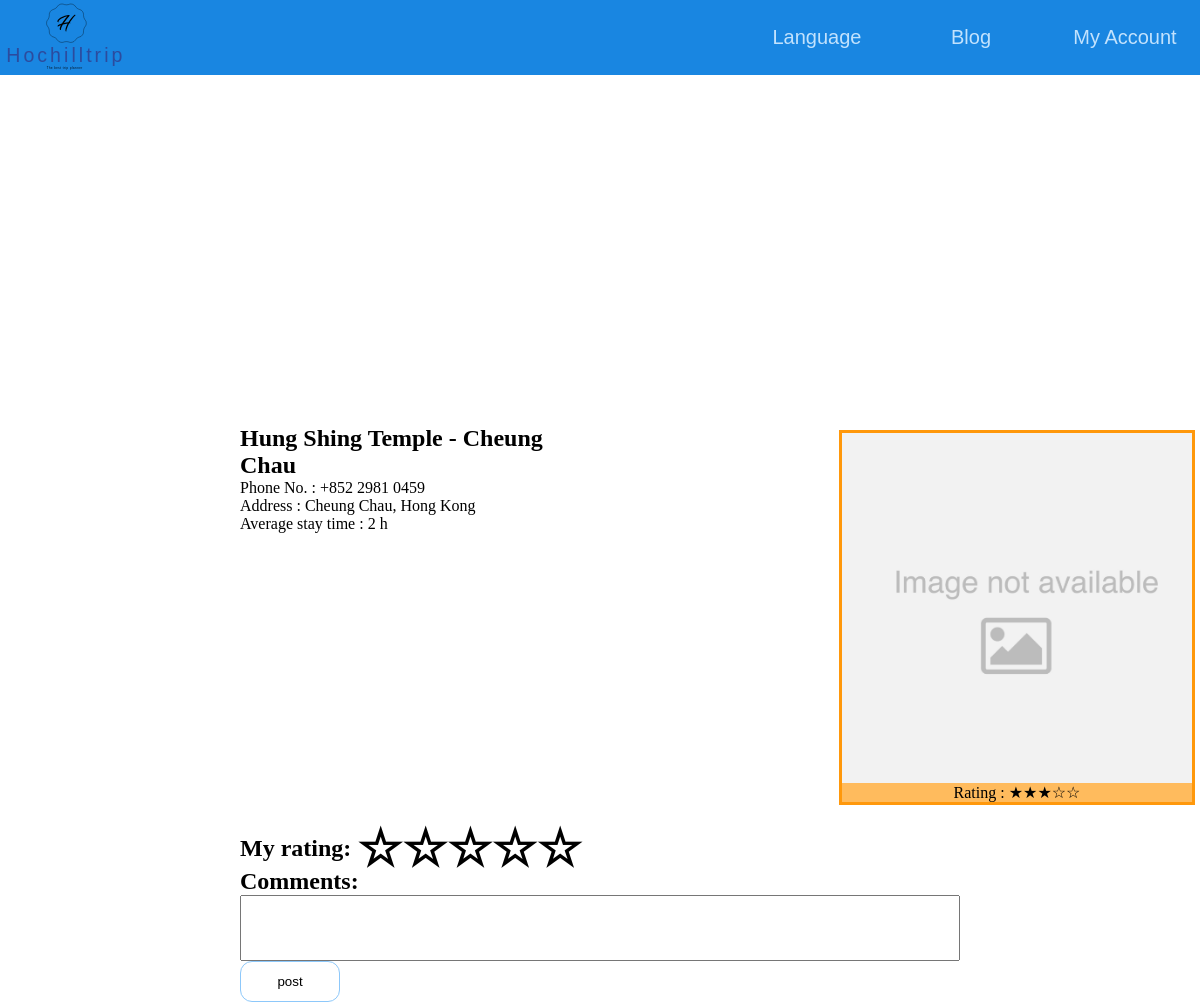
The app's page /place?id=25 (signed in) with its own data.
### tables this page shows
CREATE TABLE `attraction` (
  `attractionID` int(11) NOT NULL,
  `googleId` varchar(128) NOT NULL,
  `name` varchar(256) NOT NULL,
  `lat` decimal(10,7) NOT NULL,
  `lon` decimal(10,7) NOT NULL,
  `img` mediumtext DEFAULT NULL,
  `phone` varchar(16) DEFAULT NULL,
  `address` varchar(512) DEFAULT NULL,
  `businessHour` varchar(16) DEFAULT NULL,
  `rating` float DEFAULT NULL,
  `countryID` int(11) NOT NULL,
  `duration` int(11) DEFAULT NULL
);

### place_text.php (called while the page is built, shortened)
<?php
    if (isset($required)) {
        if ($_SESSION["lang"] == "EN") {
            $place_text["notFound"]="Place not found";
            $place_text["phone"] = "Phone No.";
            $place_text["address"] = "Address";
            $place_text["businessHour"] = "Business Hour";
            $place_text["averagetime"] = "Average stay time";
            $place_text["post"] = "post";
            $place_text["comments"] = "Comments";
            $place_text["rating"] = "Rating";
            $place_text["page"] = "page";
            $place_text["nodisplaynamemsg"] = "page";
            $place_text["myrating"] = "My rating";
        } else if ($_SESSION["lang"] == "ZH") {
            $place_text["notFound"]="此地方不存在";
            $place_text["phone"] = "Phone No.";
            $place_text["address"] = "地址";
            $place_text["businessHour"] = "營業時間";
            $place_text["averagetime"] = "平均逗留時間";
            $place_text["comments"] = "留言";
            $place_text["post"] = "發布";
            $place_text["rating"] = "評分";
            $place_text["page"] = "頁";
            $place_text["nodisplaynamemsg"] = "page";
            $place_text["myrating"] = "我的評分";
        }
    }
?>

### api_key.php (called while the page is built, shortened)
<?php
if ($required !=1) {
    require("404.php");
} else {
    $googleapi="AIzaSyDog7hXlhQFMMuvI4PWVeMnhG_R_v8oFsk";
}
?>

### place.php (the view, shortened to what this page needs)
<?php
    if (!(isset($_GET["id"]) xor isset($_GET["gid"]))) {
?>
        <script>
            window.location.replace('home');
        </script>
<?php
    } else {
        $required=1;
        require("api_key.php");
        require("html_start.php");
        require("database.php");
        require("place_text.php");
        if (isset($_GET["id"])) {
            $sql = "select attractionID from attraction where attractionID = ".$_GET["id"];
            $result = $conn->query($sql);
            if ($result->num_rows == 0) {
                echo "<h2>".$place_text["notFound"]."!</h2>";
            } else {
?>
                <div id="place_flex">
                    <div id="place_map_container">
                        <div id="place_map"></div>
                    </div>
                    <div id="place_detail">
<?php
                        $sql = "select name,phone,address,businessHour,duration,lat,lon from attraction where attractionID = ".$_GET["id"];
                        $result = $conn->query($sql);
                        if ($result->num_rows > 0) {
                            if ($row = $result->fetch_assoc()) {
                                if ($row["duration"]!=null) {
                                    $duration = (floor($row["duration"]/60/60)==0)?"":(floor($row["duration"]/60/60))." h ";
                                    $duration .= (ceil(($row["duration"] % 3600)/60)  == 0)?"":(ceil(($row["duration"] % 3600)/60))." min";
                                }
                                echo "
                                    <h2>".$row["name"]."</h2>
                                    ".(($row["phone"]==null)?"":$place_text["phone"]." : ".$row["phone"]."<br>")."
                                    ".(($row["address"]==null)?"":$place_text["address"]." : ".$row["address"]."<br>")."
                                    ".(($row["businessHour"]==null)?"":$place_text["businessHour"]." : ".$row["businessHour"]."<br>")."
                                    ".(($row["duration"]==null)?"":$place_text["averagetime"]." : ".$duration."<br>")."
                                ";
                            }
                        }
?>
                    </div>
                    <div id="place_ratebox"><div id="place_ratebox_container">
<?php
                        $sql = "select img,rating from attraction where attractionID = ".$_GET["id"];
                        $result = $conn->query($sql);
                        if ($result->num_rows > 0) {
                            if ($row = $result->fetch_assoc()) {
                                if ($row["img"]!=null) {
                                    $img = 'https://maps.googleapis.com/maps/api/place/photo?maxwidth=400&photoreference='.$row["img"].'&key='.$googleapi;
                                } else {
                                    $img = "imgs/noimg.png";
                                }
                                $google_rating = $row["rating"];
                                echo '<img src="'.$img.'"><br>';
                            }
                        }
                        $sql = "select AVG(rating) as rating from userrate_attraction where attractionID = ".$_GET["id"];
                        $result = $conn->query($sql);
                        if ($result->num_rows > 0) {
                            if ($row = $result->fetch_assoc()) {
                                $user_rating = $row["rating"];
                            }
                        }
                        if ($google_rating == null && $user_rating == null) {
                            $rating = null;
                        } else if ($google_rating == null) {
                            $rating = $user_rating;
                        } else if ($user_rating == null) {
                            $rating = $google_rating;
                        } else {
                            $rating = $google_rating*0.7+$user_rating*0.3;
                        }
                        echo $place_text["rating"]." : ";
                        if ($rating == null) {
                            echo "-";
                        } else {
                            for ($i = 1; $i<=$rating; $i++) {
                                echo "★";
                            }
                            for ($i = 5;$i>$rating;$i--){
                                echo "☆";
                            }
                        }
?>
                    </div></div>
                    <div id="place_commentSection">
                        <h2><?php echo $place_text["myrating"];?>:
<?php
                            $sql = "select rating from userrate_attraction where attractionID = ".$_GET["id"]." and userid = ".$_SESSION["userid"];
                            $result = $conn->query($sql);
                            if ($result->num_rows > 0) {
                                if ($row = $result->fetch_assoc()) {
                                    $myrating = $row["rating"];
                                }
                            } else {
                                $myrating = 0;
                            }
                            for ($i = $myrating+1;$i<=5;$i++){
                                echo '<span class="rating" val="'.$i.'">☆</span>';
                            }
?>
                        </h2>
                        <h2><?php echo $place_text["comments"];?>:</h2>
<?php
                        if (isset($_SESSION["userid"])) {
                            $sql = "select userid from user where userID = ".$_SESSION["userid"];
                            $result = $conn->query($sql);
                            if ($result->num_rows > 0) {
                                if ($row = $result->fetch_assoc()) {
                                    echo "
                                        <textarea id='command_input' rows='4'></textarea>
                                        <button  style='width: 100px' id='post_comment'>".$place_text["post"]."</button>
                                        <script>
                                            function autoResize() {
                                                this.style.height = 'auto';
                                                this.style.height = this.scrollHeight + 'px';
                                            }
                                            textarea = document.querySelector('#command_input');
                                            textarea.addEventListener('input', autoResize, false);
                                        </script>
                                    ";
?>
<?php
                                }
                            }
                        }
?>
                    </div>
                </div>
<?php
            }
        }
        require("html_end.php");
    }
?>

### css/style.css (style rules this page uses)
h2 { word-break: break-word; }
body { margin: 0; overflow-y: hidden; overflow-x: auto; width: 100%; height: 100%; background-color: #a8e3ff; min-width:590; }
div { box-sizing: border-box; }
input, button { outline: none; }
button { cursor: pointer; }
#login form button,#login_switch button ,#forget_pw form button, #recovery_pw_form button, #ch_pw_frm button, #ch_displayName_frm button,#post_comment, .save,.regen, .duplicate, .toblog, .viewplan, .post, .preview, .edit { background-color: white; border-radius: 12px; border: solid 1px #8DC8FA; padding: 12px; width:30%; }
#place_flex { display:flex; width:100%; flex-wrap: wrap; }
#place_detail { flex-grow: 1; max-width: calc(100% - 366px); padding: 0 20%; }
#place_ratebox { text-align: center; }
#place_ratebox img { width:350px; }
#place_ratebox_container { background-color: #FFBB5D; border: 3px #FF980B solid; margin: 5px; }
#place_map_container { flex-basis: 100%; height:350px; }
#place_map { height:100%; width: 100%; }
#place_commentSection { flex-basis: 100%; padding: 0 20%; }
#command_input { width: 100%; overflow: hidden; resize: none; }
.rating { cursor: pointer; font-size: 50px; position:relative; top: 10px; }

### css/quillsnow.css (style rules this page uses)
p, ol, ul, pre, blockquote, h1, h2, h3, h4, h5, h6 { margin: 0; padding: 0; counter-reset: list-1 list-2 list-3 list-4 list-5 list-6 list-7 list-8 list-9; }

### records on screen
attraction: name "Hung Shing Temple - Cheung Chau", phone "+852 2981 0459", address "Cheung Chau, Hong Kong", duration "2 h"

### other values on screen
$html_start_text["language"] "Language"
$html_start_text["blog"] "Blog"
$html_start_text["myaccount"] "My Account"
$place_text["phone"] "Phone No."
$place_text["address"] "Address"
$place_text["averagetime"] "Average stay time"
$place_text["rating"] "Rating"
$place_text["myrating"] "My rating"
$place_text["comments"] "Comments"
$place_text["post"] "post"
